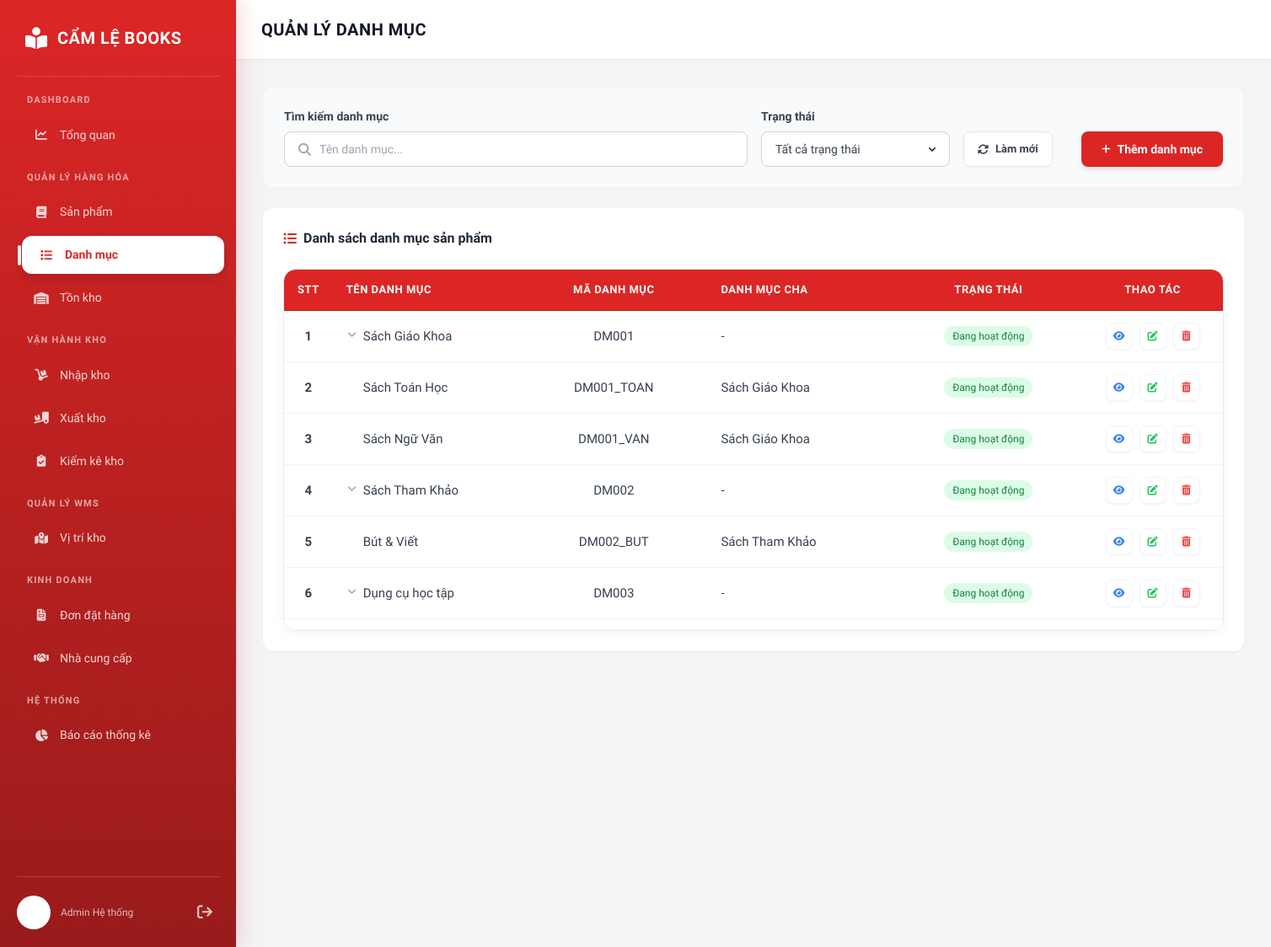
Page /inventory/danhmuc/ on the committed database.
### sanpham/models.py (models this page shows, shortened)
class DanhMuc(models.Model):
    maDanhMuc = models.CharField(max_length=50, primary_key=True)
    tenDanhMuc = models.CharField(max_length=255)
    maDanhMucCha = models.ForeignKey('self', on_delete=models.SET_NULL, null=True, blank=True)
    trangThai = models.IntegerField(default=1)
    class Meta:
        db_table = 'inventory_danhmuc'

### sanpham/views/danh_muc.py (the view, shortened to what this page needs)
# urls.py: path('danhmuc/', danh_muc.danhmuc, name='danhmuc'),
def danhmuc(request):
    categories = build_category_tree_list()
    return render(
        request,
        'sanpham/products/danh_muc.html',
        {
            'categories': categories
        }
    )

### sanpham/views/danh_muc.py (called while the page is built)
def build_category_tree_list():
    parent_categories = DanhMuc.objects.filter(
        maDanhMucCha__isnull=True
    ).order_by('maDanhMuc')
    display_categories = []
    for parent in parent_categories:
        parent.level = 0
        parent.display_order = len(display_categories) + 1
        display_categories.append(parent)
        child_categories = DanhMuc.objects.filter(
            maDanhMucCha=parent
        ).order_by('maDanhMuc')
        for child in child_categories:
            child.level = 1
            child.display_order = len(display_categories) + 1
            display_categories.append(child)
    return display_categories

### sanpham/templates/sanpham/products/danh_muc.html (shortened to what this page needs)
{% load static %}
{% load humanize %}
<!DOCTYPE html>
<html lang="vi">
<head>
    <script src="https://cdn.tailwindcss.com"></script>
    <link rel="stylesheet" href="https://cdnjs.cloudflare.com/ajax/libs/font-awesome/6.4.0/css/all.min.css">
    <link rel="stylesheet" href="{% static 'css/0.0.style.css' %}">
</head>
<body>
  <nav class="sidebar" id="sidebar-container">
    {% include 'partials/thanh_ben.html' %}
  </nav>
  <main class="main-content">
        <div class="content-header shrink-0">
            <h1>Quản lý danh mục</h1>
        </div>
        <div class="content-body p-8 flex flex-col min-h-0">
            <div class="mb-6 bg-gray-50 p-6 rounded-xl border border-gray-100">
                <div class="flex flex-col md:flex-row gap-6 items-end justify-between">
                    <div class="flex flex-col md:flex-row gap-4 flex-1 items-end">
                        <div class="w-auto">
                            <label class="block text-sm font-bold text-gray-700 mb-2">Tìm kiếm danh mục</label>
                            <div class="frm-search-box" style="width: 550px; max-width: none;">
                                <i class="fas fa-search"></i>
                                <input type="text" id="searchCat" placeholder="Tên danh mục..." oninput="filterCategories()" onkeyup="filterCategories()" class="w-full">
                            </div>
                        </div>
                        <div class="w-full md:w-56">
                            <label class="block text-sm font-bold text-gray-700 mb-2">Trạng thái</label>
                            <select id="statusCat" class="frm-select w-full" onchange="filterCategories()">
                                <option value="all">Tất cả trạng thái</option>
                            </select>
                        </div>
                        <button onclick="location.reload()" class="bg-white hover:bg-gray-50 text-gray-700 h-[42px] px-4 whitespace-nowrap rounded-lg text-[13px] font-semibold transition-colors flex items-center gap-2 shadow-sm border border-gray-200">
                            <i class="fa-solid fa-rotate"></i> Làm mới
                        </button>
                    </div>
                    <button onclick="openCatModal('create')" class="bg-primary hover:bg-red-700 text-white h-[42px] px-6 rounded-lg text-sm font-bold transition-colors flex items-center gap-2 shadow-md whitespace-nowrap active:scale-95">
                        <i class="fa-solid fa-plus text-xs"></i> Thêm danh mục
                    </button>
                </div>
            </div>
            <div class="bg-white rounded-xl shadow-sm p-6 flex flex-col min-h-0 overflow-hidden">
                <h2 class="text-base font-bold text-gray-800 mb-4 flex items-center gap-2 shrink-0">
                    <i class="fa-solid fa-list-ul text-primary"></i>
                    Danh sách danh mục sản phẩm
                </h2>
                <div class="table-wrapper data-table-wrapper bg-white">
                    <table class="table-custom w-full category-table">
                        <thead>
                            <tr class="bg-gray-50 border-y border-gray-200">
                                <th style="width: 5%; text-align: center !important;">STT</th>
                                <th style="width: 20%; text-align: left !important;">Tên danh mục</th>
                                <th style="width: 20%; text-align: center !important;">Mã danh mục</th>
                                <th style="width: 20%; text-align: left !important;">Danh mục cha</th>
                                <th style="width: 20%; text-align: center !important;">Trạng thái</th>
                                <th style="width: 15%; text-align: center !important;">Thao tác</th>
                            </tr>
                        </thead>
                        <tbody id="catTableBody" class="text-sm">
                            {% for category in categories %}
                            <tr class="cat-row {% if not category.maDanhMucCha %}parent-row{% else %}child-row show-row{% endif %}" data-status="{{ category.trangThai }}" data-id="{{ category.maDanhMuc }}" {% if category.maDanhMucCha %}data-parent="{{ category.maDanhMucCha.maDanhMuc }}"{% endif %} style="cursor: pointer;" {% if not category.maDanhMucCha %}onclick="toggleChildren('{{ category.maDanhMuc }}')"{% endif %}>
                                <td class="font-semibold text-gray-800 text-center col-index font-bold">{{ forloop.counter }}</td>
                                <td class="font-medium text-gray-800" style="text-align: left !important;">
                                    <div class="cat-name-wrap {% if category.maDanhMucCha %}cat-child-indent{% endif %}">
                                        {% if not category.maDanhMucCha %}
                                        <i id="icon-{{ category.maDanhMuc }}" class="fa-solid fa-angle-right text-gray-400 text-xs w-3 transition-transform duration-200 rotate-90"></i>
                                        {% endif %}
                                        <span class="cat-name">{{ category.tenDanhMuc }}</span>
                                    </div>
                                </td>
                                <td class="text-gray-600 cat-code text-center">{{ category.maDanhMuc }}</td>
                                <td class="text-gray-600 cat-parent" style="text-align: left !important;">{% if category.maDanhMucCha %}{{ category.maDanhMucCha.tenDanhMuc }}{% else %}-{% endif %}</td>
                                <td class="text-center">
                                    <span class="inline-flex items-center px-2.5 py-1 rounded-full text-xs font-medium {% if category.trangThai %}bg-green-100 text-green-700{% else %}bg-red-100 text-red-700{% endif %}">{% if category.trangThai %}Đang hoạt động{% else %}Ngừng hoạt động{% endif %}</span>
                                </td>
                                <td onclick="event.stopPropagation()">
                                    <div class="flex items-center justify-center gap-2">
                                        <button onclick="openCatModal('view', '{{ category.maDanhMuc }}')" class="w-8 h-8 flex items-center justify-center rounded-lg bg-white border border-gray-100 text-blue-500 hover:bg-blue-500 hover:text-white transition-all shadow-sm" title="Xem chi tiết">
                                            <i class="fas fa-eye text-xs"></i>
                                        </button>
                                        <button onclick="openCatModal('edit', '{{ category.maDanhMuc }}')" class="w-8 h-8 flex items-center justify-center rounded-lg bg-white border border-gray-100 text-green-500 hover:bg-green-500 hover:text-white transition-all shadow-sm" title="Chỉnh sửa">
                                            <i class="fas fa-edit text-xs"></i>
                                        </button>
                                        <button onclick="deleteCat('{{ category.maDanhMuc }}')" class="w-8 h-8 flex items-center justify-center rounded-lg bg-white border border-gray-100 text-red-500 hover:bg-primary hover:text-white transition-all shadow-sm" title="Xóa">
                                            <i class="fas fa-trash-alt text-xs"></i>
                                        </button>
                                    </div>
                                </td>
                            </tr>
                            {% endfor %}
                        </tbody>
                    </table>
                </div>
            </div>
        </div>
  </main>
</body>
</html>

### static/css/0.0.style.css (style rules this page uses)
:root { --primary-main: #dc2626; --primary-dark: #b91c1c; --sidebar-bg: linear-gradient(180deg, #dc2626 0%, #991b1b 100%); --primary-soft: rgba(255, 255, 255, 0.15); --text-white: #ffffff; --bg-body: #f3f4f6; --card-bg: #ffffff; --radius: 10px; --shadow-card: 0 4px 6px -1px rgba(0, 0, 0, 0.1), 0 2px 4px -1px rgba(0, 0, 0, 0.06); --sidebar-width: 280px; --table-border: #e5e7eb; --table-border-soft: #eef2f7; --table-head-bg: #dc2626; --table-head-border: #b91c1c; --table-head-text: #ffffff; --table-row-hover: #fff7f7; --table-cell-py: 14px; --table-cell-px: 16px; --table-radius: 14px; --table-data-height: 430px; }
* { margin: 0; padding: 0; box-sizing: border-box; font-family: 'Plus Jakarta Sans', sans-serif; }
body { background-color: var(--bg-body); display: flex; min-height: 100vh; color: #1f2937; }
.sidebar { width: var(--sidebar-width); background: var(--sidebar-bg); color: white; padding: 20px; display: flex; flex-direction: column; position: fixed; height: 100vh; z-index: 100; box-shadow: 4px 0 24px rgba(220, 38, 38, 0.2); }
.main-content { margin-left: var(--sidebar-width); flex-grow: 1; display: flex; flex-direction: column; }
.content-header { background: white; padding: 20px 30px; border-bottom: 1px solid #e5e7eb; box-shadow: 0 2px 4px rgba(0,0,0,0.02); display: flex; align-items: center; position: sticky; top: 0; z-index: 90; }
.content-header h1 { font-size: 1.25rem; font-weight: 800; color: #111827; margin: 0; text-transform: uppercase; letter-spacing: 0.5px; }
.content-body { padding: 30px; }
.table-wrapper { background: #fff; border-radius: var(--table-radius); padding: 0; border: 1px solid var(--table-border); box-shadow: 0 3px 14px rgba(15, 23, 42, 0.04); overflow: auto; }
.main-content table, .modal-overlay table, .modal table { width: 100%; border-collapse: separate; border-spacing: 0; }
.main-content table thead th, .modal-overlay table thead th, .modal table thead th { text-align: center; padding: var(--table-cell-py) var(--table-cell-px) !important; background: var(--table-head-bg) !important; color: var(--table-head-text) !important; font-weight: 700 !important; font-size: 13px; text-transform: uppercase; letter-spacing: 0.04em; border-bottom: 1px solid var(--table-head-border) !important; white-space: nowrap; }
.main-content table tbody td, .modal-overlay table tbody td, .modal table tbody td { text-align: center; padding: var(--table-cell-py) var(--table-cell-px) !important; border-bottom: 1px solid var(--table-border-soft) !important; color: #374151; font-size: 15px; vertical-align: middle; }
.table-wrapper table thead th { position: sticky; top: 0; z-index: 6; }
.table-wrapper table thead th:first-child { border-top-left-radius: var(--table-radius); }
.table-wrapper table thead th:last-child { border-top-right-radius: var(--table-radius); }
.table-wrapper.data-table-wrapper { max-height: var(--table-data-height); overflow-y: auto; overflow-x: hidden; }
.table-wrapper.data-table-wrapper table { min-width: 100%; }
.table-wrapper { overflow-x: hidden; }
.table-custom { margin-bottom: 0; width: 100%; border-collapse: separate; border-spacing: 0; }
.table-custom th, .table-custom td { white-space: nowrap; vertical-align: middle; text-align: left; }
.table-custom thead th { position: sticky; top: 0; z-index: 8; }
.col-index { color: #212529; font-weight: 600; text-align: center !important; }
.bg-white { background-color: #fff !important; }
.mb-4 { margin-bottom: 1.5rem !important; }
.text-center { text-align: center !important; }
.frm-search-box { display: inline-flex; align-items: center; background: #fff; border: 1px solid #d1d5db; border-radius: 8px; padding: 0 16px; height: 42px; width: 100%; min-width: 220px; max-width: 350px; transition: border-color 0.2s; position: relative; }
.frm-search-box i { color: #9ca3af; font-size: 15px; margin-right: 10px; }
.frm-search-box input { border: none; outline: none; background: transparent; width: 100%; color: #374151; font-size: 14px; padding: 0; box-shadow: none; }
.frm-search-box input::placeholder { color: #9ca3af; font-weight: normal; }
.frm-select { appearance: none; background: #fff; border: 1px solid #d1d5db; border-radius: 8px; padding: 0 36px 0 16px; height: 42px; min-width: 150px; color: #374151; font-size: 14px; outline: none; transition: border-color 0.2s; cursor: pointer; background-repeat: no-repeat; background-position: right 12px center; background-size: 16px 16px; }

### rows in the picture
DanhMuc: tenDanhMuc "Sách Giáo Khoa", maDanhMuc "DM001", trangThai "Đang hoạt động"
DanhMuc: tenDanhMuc "Sách Toán Học", maDanhMuc "DM001_TOAN", maDanhMucCha.tenDanhMuc "Sách Giáo Khoa", trangThai "Đang hoạt động"
DanhMuc: tenDanhMuc "Sách Ngữ Văn", maDanhMuc "DM001_VAN", maDanhMucCha.tenDanhMuc "Sách Giáo Khoa", trangThai "Đang hoạt động"
DanhMuc: tenDanhMuc "Sách Tham Khảo", maDanhMuc "DM002", trangThai "Đang hoạt động"
DanhMuc: tenDanhMuc "Bút & Viết", maDanhMuc "DM002_BUT", maDanhMucCha.tenDanhMuc "Sách Tham Khảo", trangThai "Đang hoạt động"
DanhMuc: tenDanhMuc "Dụng cụ học tập", maDanhMuc "DM003", trangThai "Đang hoạt động"
